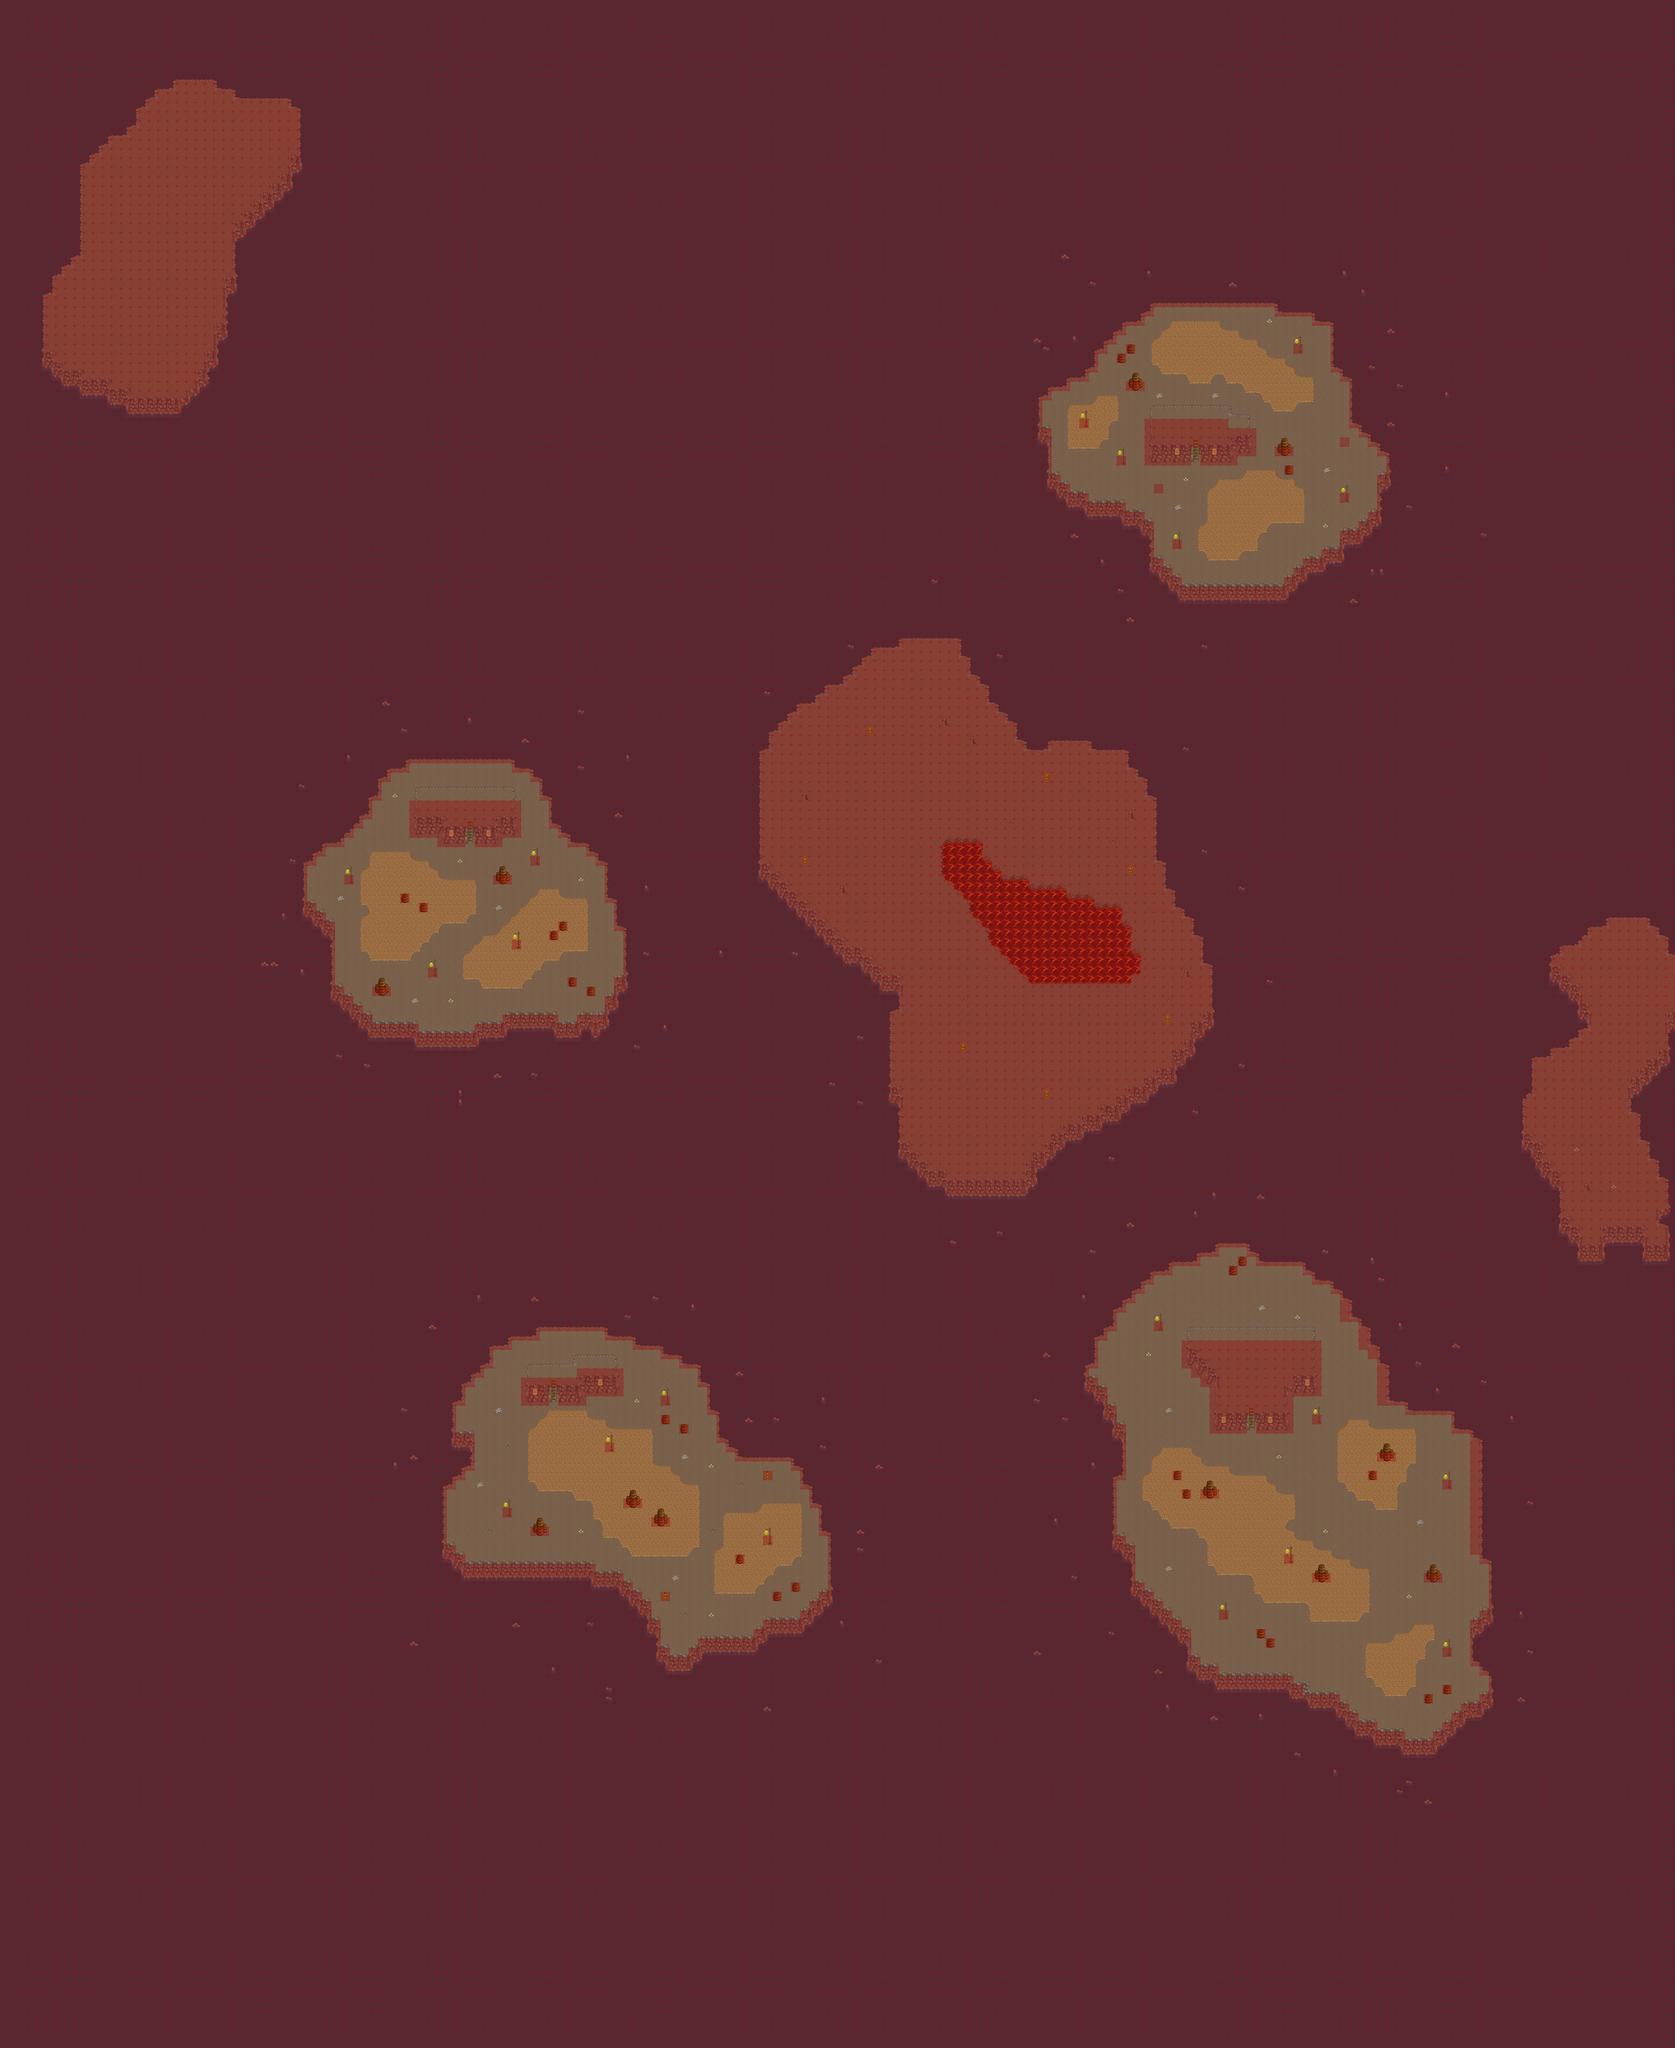

Below is a game level as drawn by its tile map, then a one-line description and the .tmx that defines it (tile-layer data replaced by summaries):
An orthogonal 180x220 tile map with 32x32 px tiles, 7 tile layers (ground, ground 2, ground 3, fringe, ...), 9 tilesets and 17 objects (13x spawn, 4x warp).

<map version="1.11" tiledversion="1.11.2" orientation="orthogonal" renderorder="right-down" width="180" height="220" tilewidth="32" tileheight="32" infinite="0" nextlayerid="12" nextobjectid="21">
 <properties>
  <property name="author" value="poppet, ThinkSome" />
  <property name="background0image" value="graphics/images/spit23loginwallpaper_800x600.png" />
  <property name="license" value="CC0, MIT" />
  <property name="manaplus version" value="2" />
  <property name="minimap" value="graphics/minimaps/025-1-2.png" />
  <property name="music" value="Ruins.ogg" />
  <property name="name" value="Deep Platinum Mines" />
 </properties>
 <tileset firstgid="1" name="rails" tilewidth="32" tileheight="32" tilecount="168" columns="12">
  <image source="../graphics/tilesets/rails.png" width="384" height="448" />
 </tileset>
 <tileset firstgid="169" name="cave_ukar" tilewidth="32" tileheight="32" tilecount="128" columns="16">
  <image source="../graphics/tilesets/cave_ukar.png" width="512" height="256" />
 </tileset>
 <tileset firstgid="297" name="cave2_bilevel_water_lava" tilewidth="32" tileheight="32" tilecount="256" columns="16">
  <image source="../graphics/tilesets/cave2_bilevel_water_lava.png" width="512" height="512" />
 </tileset>
 <tileset firstgid="553" name="cave2_bilevel" tilewidth="32" tileheight="32" tilecount="256" columns="16">
  <image source="../graphics/tilesets/cave2_bilevel.png" width="512" height="512" />
 </tileset>
 <tileset firstgid="809" source="../graphics/tilesets/collision.tsx" />
 <tileset firstgid="818" name="trans_woodland_desert" tilewidth="32" tileheight="32" tilecount="128" columns="16">
  <image source="../graphics/tilesets/trans_woodland_desert.png" width="512" height="256" />
 </tileset>
 <tileset firstgid="946" name="inn" tilewidth="32" tileheight="32" tilecount="256" columns="16">
  <image source="../graphics/tilesets/inn.png" width="512" height="512" />
 </tileset>
 <tileset firstgid="1202" name="rails_x2" tilewidth="32" tileheight="64" tilecount="16" columns="16">
  <image source="../graphics/tilesets/rails_x2.png" width="512" height="64" />
 </tileset>
 <tileset firstgid="1218" name="cave2_base" tilewidth="32" tileheight="32" tilecount="128" columns="16">
  <image source="../graphics/tilesets/cave2_base.png" width="512" height="256" />
 </tileset>
 <layer id="1" name="ground" width="180" height="220">
  <data>[39600 cells, 39599 non-empty, 56 distinct tile ids]</data>
 </layer>
 <layer id="2" name="ground 2" width="180" height="220">
  <data>[39600 cells, 858 non-empty, 53 distinct tile ids]</data>
 </layer>
 <layer id="4" name="ground 3" width="180" height="220">
  <data>[39600 cells, 21 non-empty, 4 distinct tile ids]</data>
 </layer>
 <layer id="3" name="fringe" width="180" height="220">
  <data>[39600 cells, 21 non-empty, 3 distinct tile ids]</data>
 </layer>
 <layer id="6" name="over" width="180" height="220">
  <data>[39600 cells, 127 non-empty, 13 distinct tile ids]</data>
 </layer>
 <layer id="5" name="collision" width="180" height="220" opacity="0.67">
  <data>[39600 cells, 36023 non-empty, 1 distinct tile ids]</data>
 </layer>
 <layer id="9" name="Heights" width="180" height="220">
  <data>[39600 cells, 0 non-empty, 0 distinct tile ids]</data>
 </layer>
 <objectgroup id="8" name="warps">
  <object id="3" name="To upper mine" type="warp" x="4288" y="4864" width="32" height="32">
   <properties>
    <property name="dest_map" value="025-1-1" />
    <property name="dest_x" value="134" />
    <property name="dest_y" value="152" />
   </properties>
  </object>
  <object id="1" name="To upper mine" type="warp" x="1888" y="4768" width="32" height="32">
   <properties>
    <property name="dest_map" value="025-1-1" />
    <property name="dest_x" value="59" />
    <property name="dest_y" value="148" />
   </properties>
  </object>
  <object id="2" name="To upper mine" type="warp" x="1600" y="2848" width="32" height="32">
   <properties>
    <property name="dest_map" value="025-1-1" />
    <property name="dest_x" value="50" />
    <property name="dest_y" value="88" />
   </properties>
  </object>
  <object id="4" name="To upper mine" type="warp" x="4096" y="1536" width="32" height="32">
   <properties>
    <property name="dest_map" value="025-1-1" />
    <property name="dest_x" value="128" />
    <property name="dest_y" value="47" />
   </properties>
  </object>
 </objectgroup>
 <objectgroup id="10" name="orespawns" visible="0">
  <object id="5" name="Medium Elenium Bif" type="spawn" x="1088" y="1024" width="4000" height="4832">
   <properties>
    <property name="death" value="245000" />
    <property name="max_beings" value="6" />
    <property name="monster_id" value="1227" />
    <property name="spawn" value="400000" />
   </properties>
  </object>
  <object id="6" name="Platinum Bif" type="spawn" x="1088" y="1024" width="4000" height="4832">
   <properties>
    <property name="death" value="345000" />
    <property name="max_beings" value="6" />
    <property name="monster_id" value="1059" />
    <property name="spawn" value="300000" />
   </properties>
  </object>
  <object id="7" name="Iridium Bif" type="spawn" x="1088" y="1024" width="4000" height="4832">
   <properties>
    <property name="death" value="345000" />
    <property name="max_beings" value="6" />
    <property name="monster_id" value="1057" />
    <property name="spawn" value="300000" />
   </properties>
  </object>
  <object id="8" name="Crafty" type="spawn" x="1088" y="1024" width="4000" height="4832">
   <properties>
    <property name="death" value="45000" />
    <property name="max_beings" value="32" />
    <property name="monster_id" value="1018" />
    <property name="spawn" value="30000" />
   </properties>
  </object>
  <object id="9" name="Mineral Bif" type="spawn" x="1088" y="1024" width="4000" height="4832">
   <properties>
    <property name="death" value="345000" />
    <property name="max_beings" value="11" />
    <property name="monster_id" value="1058" />
    <property name="spawn" value="300000" />
   </properties>
  </object>
  <object id="10" name="Copper Skull Slime" type="spawn" x="1088" y="1024" width="4000" height="4832">
   <properties>
    <property name="death" value="15000" />
    <property name="max_beings" value="50" />
    <property name="monster_id" value="1406" />
    <property name="spawn" value="30000" />
   </properties>
  </object>
 </objectgroup>
 <objectgroup id="11" name="spawns" visible="0">
  <object id="12" name="Golem" type="spawn" x="1088" y="1024" width="4000" height="4832">
   <properties>
    <property name="death" value="15000" />
    <property name="max_beings" value="30" />
    <property name="monster_id" value="1410" />
    <property name="spawn" value="30000" />
   </properties>
  </object>
  <object id="15" name="Black Skull Slime" type="spawn" x="1088" y="1024" width="4000" height="4832">
   <properties>
    <property name="death" value="15000" />
    <property name="max_beings" value="8" />
    <property name="monster_id" value="1408" />
    <property name="spawn" value="30000" />
   </properties>
  </object>
  <object id="16" name="Superior Shroom" type="spawn" x="1088" y="1024" width="4000" height="4832">
   <properties>
    <property name="death" value="15000" />
    <property name="max_beings" value="8" />
    <property name="monster_id" value="1424" />
    <property name="spawn" value="30000" />
   </properties>
  </object>
  <object id="17" name="Shadow Tortuga" type="spawn" x="1088" y="1024" width="4000" height="4832">
   <properties>
    <property name="death" value="15000" />
    <property name="max_beings" value="8" />
    <property name="monster_id" value="1429" />
    <property name="spawn" value="30000" />
   </properties>
  </object>
  </objectgroup>
</map>
<!-- 3 of 17 objects omitted -->
